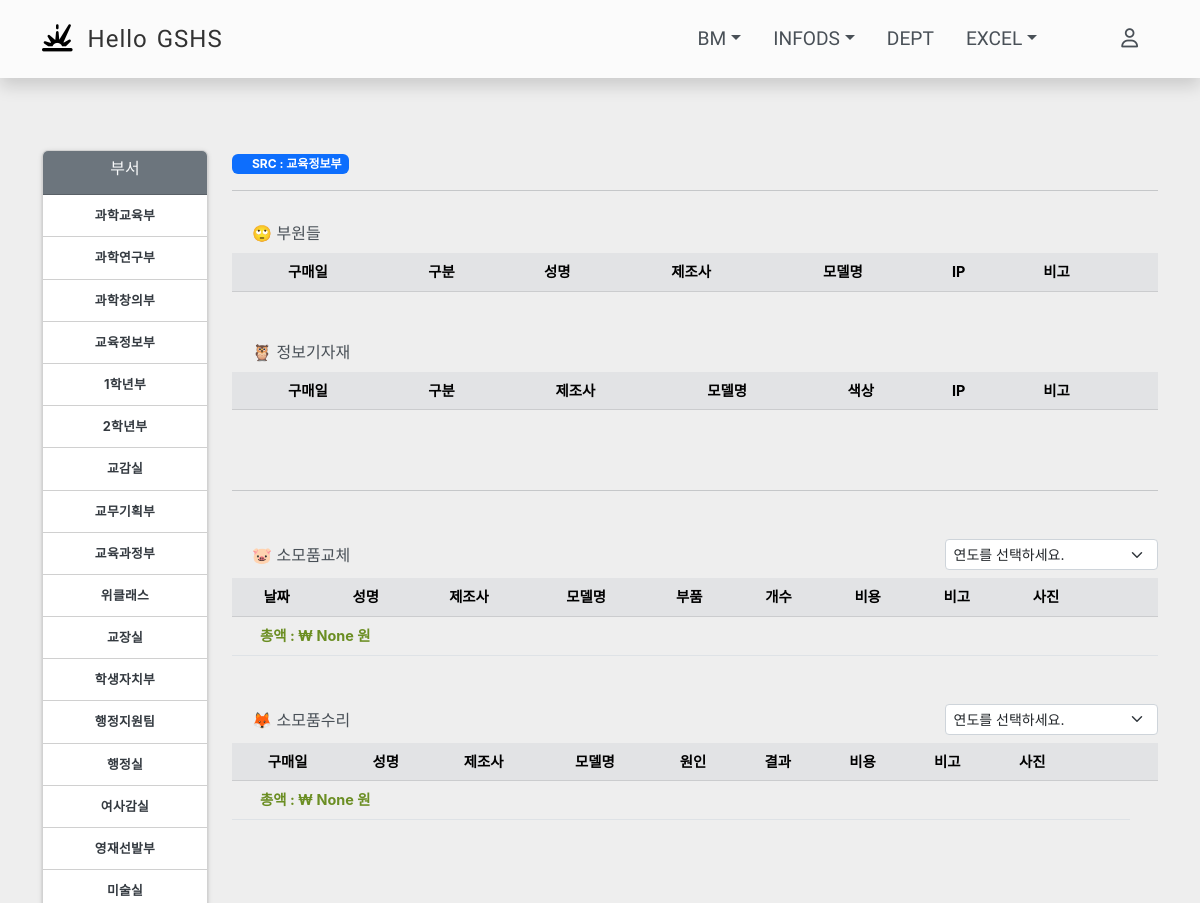
The app's page /gigi/buseo/교육정보부/ (upper part), older data.
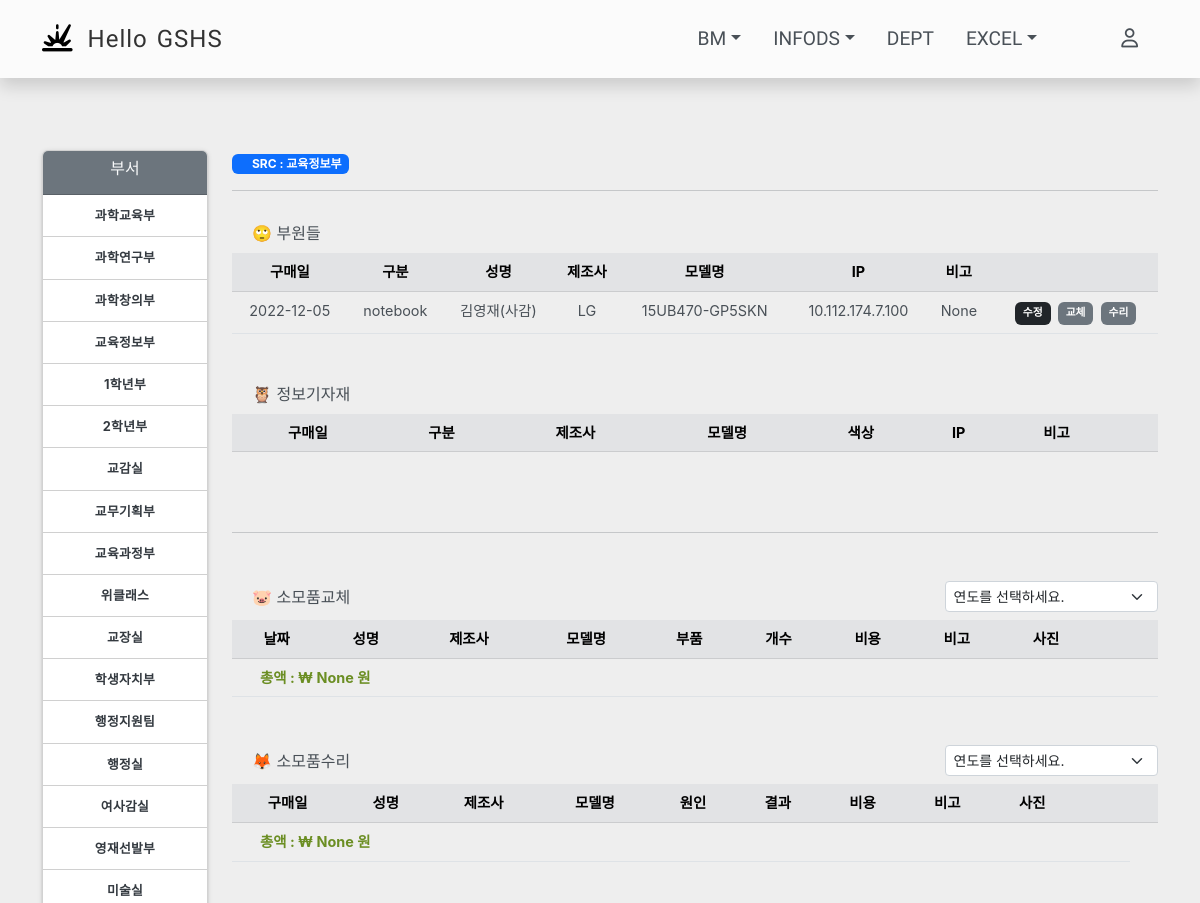
The same page, newer data.
### gshsapp/models.py (models this page shows, shortened)
class Location(models.Model):
    LGUBUN = (
        ('부서','부서'),
        ('강의실','강의실'),
        ('실험실','실험실'),
        ('협의회실','협의회실'),
        ('강당','강당'),
        ('서버실','서버실'),
        ('Wee클래스','Wee클래스'),
        ('동아리실','동아리실'),
        ('기타','기타'),
    )
    BGUBUN = (
        ('본관','본관'),
        ('SRC','SRC'),
        ('학술정보관','학술정보관'),
        ('학습관','학습관'),
        ('자치관','자치관'),
        ('창조관','창조관'),
        ('급식소','급식소'),
        ('우정1관','우정1관'),
        ('우정2관','우정2관'),
        ('아름관','아름관'),
    )
    building = models.CharField(max_length=50, choices=BGUBUN)
    hosil = models.CharField(max_length=20)
    locationgubun = models.CharField(max_length=20, default='기타', choices=LGUBUN)
    bigo = models.CharField(max_length=100, null=True, blank=True)
    class Meta:
        db_table = "location"

class Gigiinfo(models.Model):
    COLOR_SELECT = (
        ('None',None),
        ('블랙','블랙'),
        ('컬러','컬러'),
    )
    date = models.DateField(default=timezone.now)
    buyproduct = models.ForeignKey(Buyproduct, on_delete=models.CASCADE, related_name='gigiinfo')
    location = models.ForeignKey(Location, on_delete=models.CASCADE, related_name='gigiinfo')
    user = models.ForeignKey(User, on_delete=models.CASCADE, related_name='gigiinfo', null=True, blank=True)
    ip = models.CharField(max_length=20, null=True, blank=True)
    color = models.CharField(max_length=10, choices=COLOR_SELECT, default=None, blank=True)
    jaego = models.BooleanField(default=False)
    notuse = models.BooleanField(default=False)
    bigo = models.CharField(max_length=100, null=True, blank=True)
    class Meta:
        db_table = "gigiinfo"

class Buyproduct(models.Model):
    gubun = models.ForeignKey(Gubun, on_delete=models.CASCADE, related_name='buyproduct')
    company = models.CharField(max_length=20)
    model = models.CharField(max_length=30)
    bigo = models.CharField(max_length=100, null=True, blank=True)
    class Meta:
        db_table = "buyproduct"

class Gubun(models.Model):
    GUBUN = (
        ('Buyproduct', '구매Table'),
        ('Replacement', '교체Table'),
        ('Repair', '수리Table'),
    )
    tablename = models.CharField(max_length=20, default='', choices=GUBUN)
    gubun = models.CharField(max_length=50)
    def __str__(self):
        return self.gubun
    class Meta:
        db_table = "gubun"

### login/models.py (models this page shows)
class User(AbstractUser):
    objects = UserManager()
    username = models.CharField(max_length=20, null=True, unique=True, blank=True)
    password = models.CharField(max_length=100, null=True, blank=True)
    email = models.CharField(max_length=50, null=True, blank=True)
    is_active = models.BooleanField(default=True)
    name = models.CharField(max_length=50, null=True)
    subject = models.CharField(max_length=50, null=True)
    USERNAME_FIELD = 'username'
    def __str__(self):
        return f'{self.name}({self.subject})'
    class Meta:
        db_table = "user"

### gshsapp/views.py (the view)
# urls.py: path('gigi/buseo/<str:buseogubun>/', views.InfogigiBuseo, name='gigi_buseo'),
def InfogigiBuseo(request, buseogubun):
    gubun = request.GET.get('gubun',False)
    if gubun:
        data = {}
        data['gubun'] = gubun
        changeyear = request.GET.get('buseoyear','')
        buseogubun = request.GET.get('buseogubun','')
        a_date = changeyear +"-3-1"
        start_date = datetime.datetime.strptime(a_date, '%Y-%m-%d').date()
        end_date = start_date+ datetime.timedelta(days=364)
        if gubun == 'change':
            changes = Replacement.objects.filter(gigiinfo__location__hosil=buseogubun, date__range=[start_date, end_date]).annotate(changeTotal = F('count') *  F('cost'))
            changeTotalCost = changes.aggregate(Sum('changeTotal'))
            data['html_buseo'] = render_to_string('gshsapp/snipet/buseo_change_list.html', {"changeyear":changeyear, "changes":changes, "changeTotalCost":changeTotalCost})
        else:
            repairs = Repair.objects.filter(gigiinfo__location__hosil=buseogubun, date__range=[start_date, end_date])
            repairTotalCost = repairs.aggregate(Sum('cost'))
            data['html_buseo'] = render_to_string('gshsapp/snipet/buseo_repair_list.html', {"changeyear":changeyear, "repairs":repairs, "repairTotalCost":repairTotalCost})
        return JsonResponse(data)
    else:
        buseos = Location.objects.filter(locationgubun='부서')
        gitas = Location.objects.exclude(locationgubun='부서')
        buseo_name = Location.objects.get(hosil=buseogubun)
        building = buseo_name.building
        a_date = str(datetime.datetime.today().year) +"-3-1"
        start_date = datetime.datetime.strptime(a_date, '%Y-%m-%d').date()
        end_date = start_date+ datetime.timedelta(days=364)
        repairs = Repair.objects.filter(gigiinfo__location__hosil=buseogubun, date__range=[start_date, end_date])
        repairTotalCost = repairs.aggregate(Sum('cost'))
        changes = Replacement.objects.filter(gigiinfo__location__hosil=buseogubun, date__range=[start_date, end_date]).annotate(changeTotal = F('count') *  F('cost'))
        changeTotalCost = changes.aggregate(Sum('changeTotal'))
        members = buseo_name.gigiinfo.exclude(user__is_active =False).filter(jaego=False, notuse=False)
        return render(request, 'gshsapp/buseo.html', {'buseos':buseos,'building':building, 'gitas':gitas, 'members':members, 'changes':changes,'repairs':repairs, 'buseogubun':buseogubun, 'repairTotalCost':repairTotalCost, 'changeTotalCost':changeTotalCost})

### gshsapp/templates/gshsapp/buseo.html (shortened to what the changed rows need)
{% extends 'base.html' %}
{% block content %}
{% load humanize %}
{% load static %}
<div class="row">
    <div class="col-md-2">
        <div class="card box_shadow">
            <div class="card-body">
                <ul style="margin-bottom: 0;">
                {% for buseo in buseos %}
                  {% if buseo.locationgubun == '부서' %}
                    <li><a class="buseo-gubun" href="{% url 'gshsapp:gigi_buseo' buseo.hosil %}" title="{{ gita.bigo }}">{{buseo.hosil }}</a></li>
                  {% endif %}
                {% endfor %}
                </ul>
            </div>
        </div>
    </div>
    <div class="col-md-10">
      <div>
        <span style="padding-left: 20px;" class="badge bg-primary">{{ building }} : {{ buseogubun }}</span>
      </div>
      <table class="table text-center mt-2">
          <thead class="table-secondary">
            <tr>
              <th scope="col">구매일</th>
              <th scope="col">구분</th>
              <th scope="col">성명</th>
              <th scope="col">제조사</th>
              <th scope="col">모델명</th>
              <th scope="col">IP</th>
              <th scope="col">비고</th>
              <th scope="col"></th>
            </tr>
          </thead>
          <tbody id="buwonInsert">
            {% for gigi in members %}
            {% if gigi.user %}
            <tr>
              <td>{{ gigi.date|date:"Y-m-d" }}</td>
              <td>{{ gigi.buyproduct.gubun }}</td>
              <td>{{ gigi.user }}</td>
              <td>{{ gigi.buyproduct.company }}</td>
              <td>{{ gigi.buyproduct.model }}</td>
              <td>{{ gigi.ip }}</td>
              <td>{{ gigi.bigo }}</td>
              <td>
                <span class="buwon-update gitamenu badge bg-dark" data-buseo="{{buseogubun}}" type="button" data-url="{% url 'gshsapp:gigi_buseo_update' pk=gigi.id %}">수정</span>
                <a href="{% url 'gshsapp:gigi_change' gigi.id %}?next={{request.path}} ">
                  <span class="gitamenu badge bg-secondary">교체</span>
                </a>
                <a href="{% url 'gshsapp:gigi_suri' gigi.id %}?next={{request.path}} ">
                  <span class="gitamenu badge bg-secondary">수리</span>
                </a>
              </td>
            </tr>
            {% endif %}
            {% endfor %}
          </tbody>
        </table>
        <table class="table text-center mt-2">
          <thead class="table-secondary">
            <tr>
              <th scope="col">구매일</th>
              <th scope="col">구분</th>
              <th scope="col">제조사</th>
              <th scope="col">모델명</th>
              <th scope="col">색상</th>
              <th scope="col">IP</th>
              <th scope="col">비고</th>
              <th scope="col"></th>
            </tr>
          </thead>
        </table>
        <br><br><hr>
        <table class="table text-center mt-2">
          <thead class="table-secondary">
            <tr>
              <th scope="col">날짜</th>
              <th scope="col">성명</th>
              <th scope="col">제조사</th>
              <th scope="col">모델명</th>
              <th scope="col">부품</th>
              <th scope="col">개수</th>
              <th scope="col">비용</th>
              <th scope="col">비고</th>
              <th scope="col">사진</th>
              <th scope="col"></th>
              <th scope="col"></th>
            </tr>
          </thead>
        </table>
        <table class="table text-center mt-2">
          <thead class="table-secondary">
            <tr>
              <th scope="col">구매일</th>
              <th scope="col">성명</th>
              <th scope="col">제조사</th>
              <th scope="col">모델명</th>
              <th scope="col">원인</th>
              <th scope="col">결과</th>
              <th scope="col">비용</th>
              <th scope="col">비고</th>
              <th scope="col">사진</th>
              <th scope="col" style="width: 3%;"></th>
              <th scope="col" style="width: 3%;"></th>
              <th scope="col" style="width: 3%;"></th>
            </tr>
          </thead>
        </table>
    </div>
<link href="{% static 'css/lightbox.min.css' %}" rel="stylesheet" >
{% endblock %}

Row changes from the older to the newer data that the page shows:
added Gigiinfo: date "2022-12-05", buyproduct.gubun "notebook", user "김영재(사감)", buyproduct.company "LG", buyproduct.model "15UB470-GP5SKN", ip "10.112.174.7.100", bigo "None"
